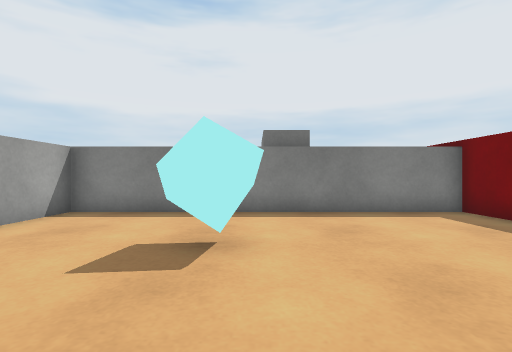
[1] (above)

18 first-person views from a walk through a Unity game level. The camera is 0.5 m above the floor, looks level and sees 85° across. The floor is counted in squares, 0.5 m on a side. Each view is taken from the middle of a square. On the plan, view 1 faces up. The plan holds only what a view shows up to about 11 squares ahead; the rest is blank. The place goes on beyond the plan. The player character is not drawn. Surface patterns are stand-ins for the level's own textures.

[2]
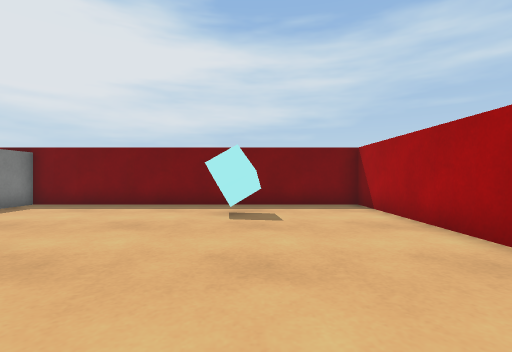

[3]
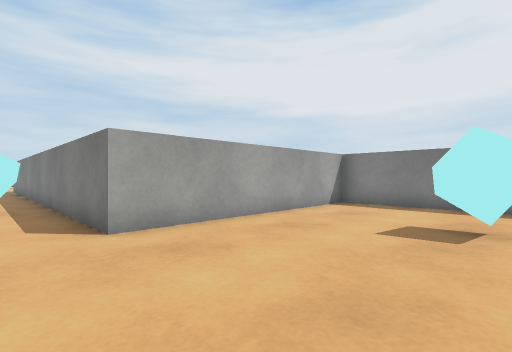

[4]
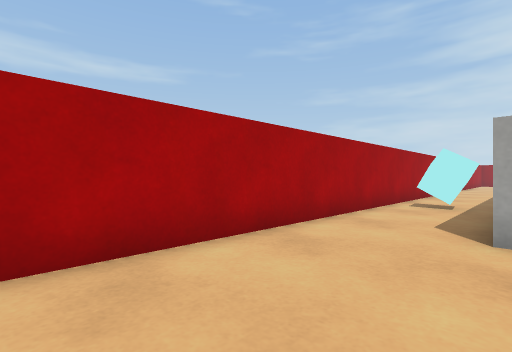

[5]
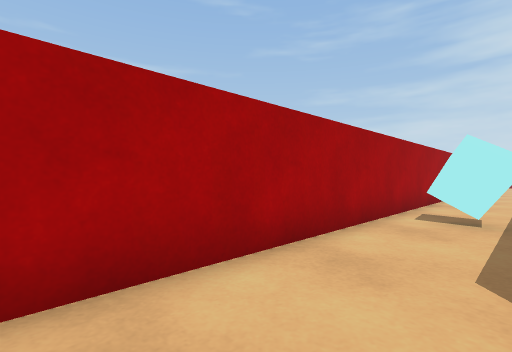

[6]
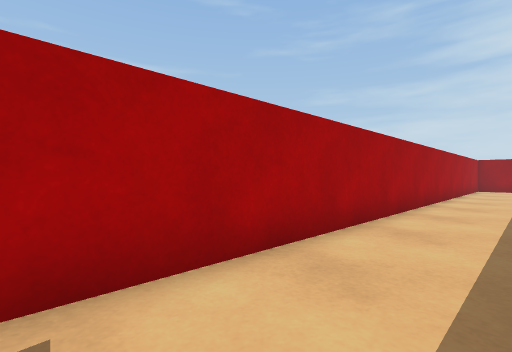

[7]
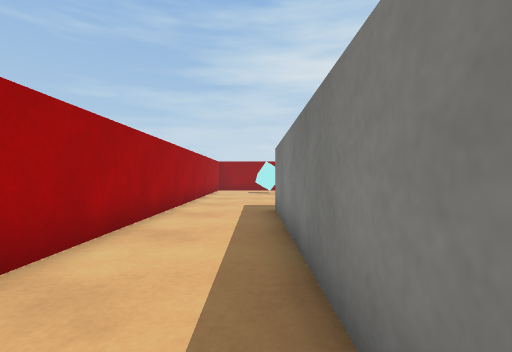

[8]
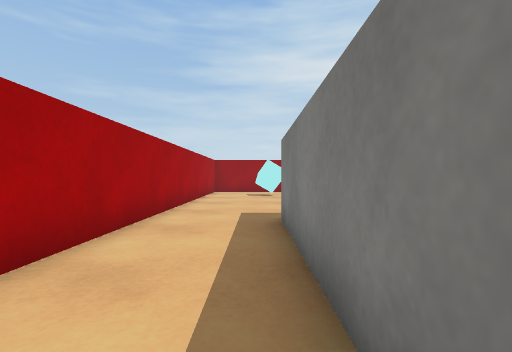

[9]
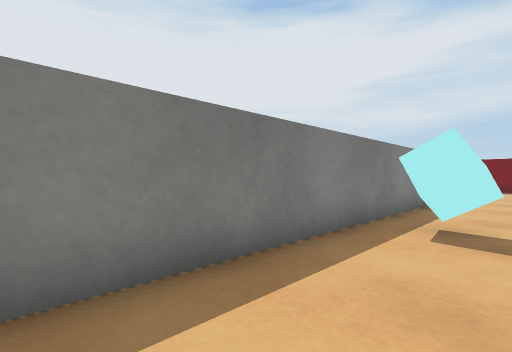

[10]
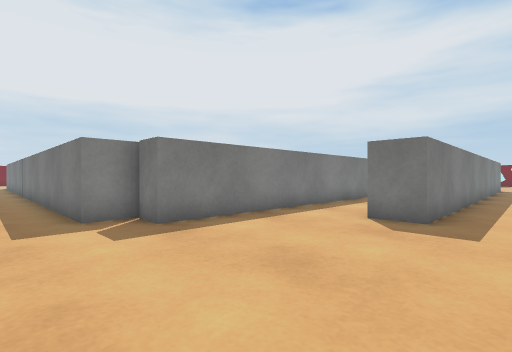

[11]
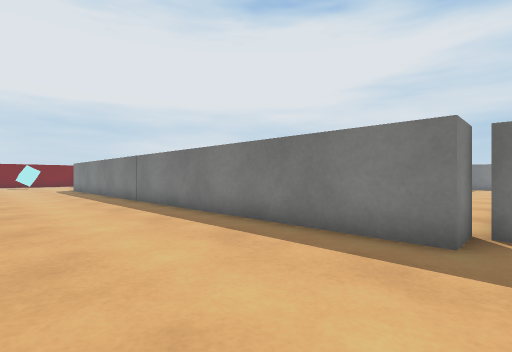

[12]
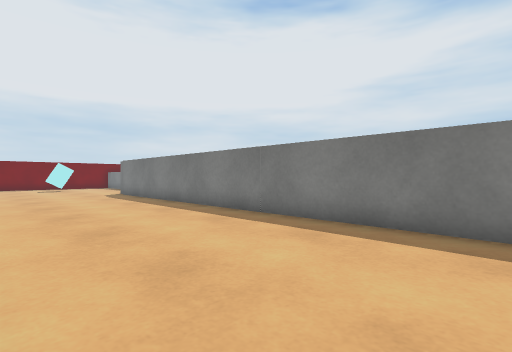

[13]
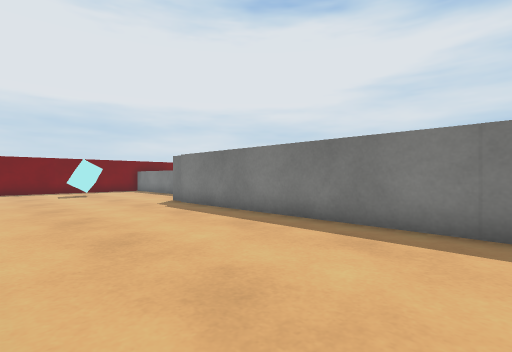

[14]
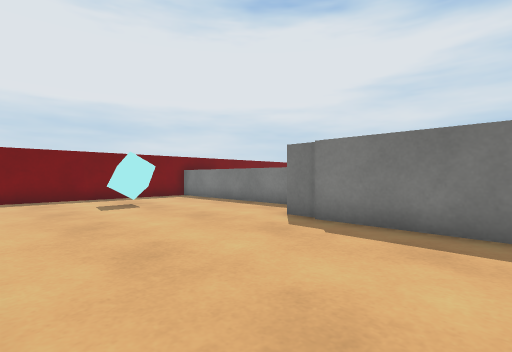

[15]
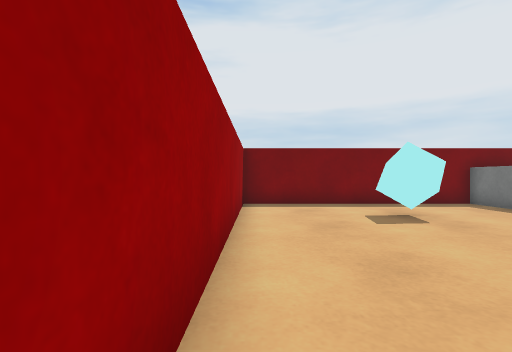

[16]
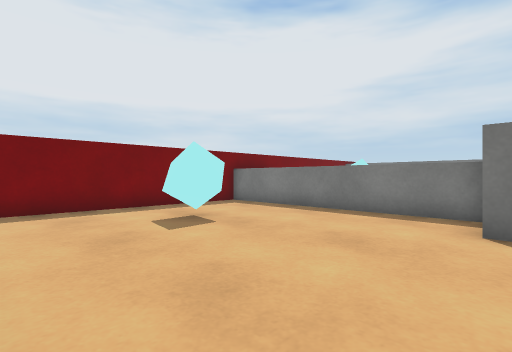

[17]
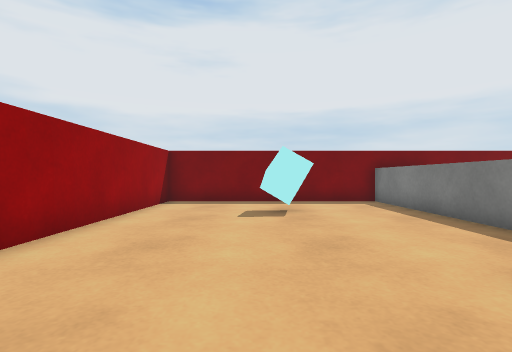

[18]
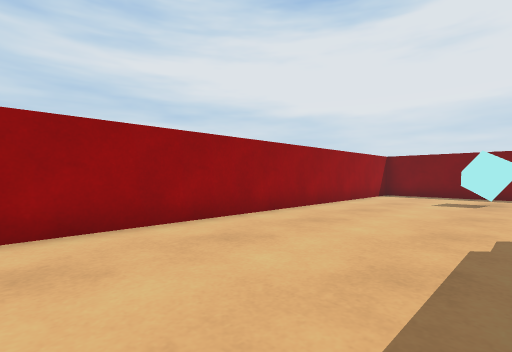

### Floor plan
Points are (right, up) in squares from view 1. A wall is a line through its corners. A room is listed if a view was taken in it or the views show most of it. See-through windows are left out.
Room 1 (views 1, 2, 3, 4, 5, 6, 7, 8, 9)
walls: (-23.5, -3.6) (5.7, -3.6) (5.7, 7.8) (-5.1, 7.8) (-5.1, -0.4) (-22.4, -0.4)
ways out: opening at (-23.7, -2) to room 2
objects: cube (-10, -2) to (-10, -1); cube (-1, 4) to (0, 4); cube (3, 0) to (4, 1)
Room 2 (views 10, 11, 12, 13, 14, 15, 16, 17, 18)
walls: (-27.2, 25.8) (-27.2, 26.6); (-25.3, 26.8) (-25.3, 35.1); (-22.4, 3.6) (-26.3, 3.6) (-26.3, 4.7) (-27.4, 4.7) (-27.4, 25.6); (-23.8, 35.1) (-33.5, 35.1) (-33.5, 20.1); (-22.4, -0.4) (-22.4, 0.9); (-27, -3.6) (-23.5, -3.6)
ways out: opening at (-23.7, -2) to room 1; opening at (-23, 2.5)
objects: cube (-30, 32) to (-29, 32)

Positions as (right, up) in squares from view 1, and headings:
1: (0, 0), facing up
2: (-4, 0), facing right
3: (0, -2), facing up-left
4: (0, 0), facing down-left
5: (-3, -1), facing down-left
6: (-11, -1), facing down-left
7: (-14, -1), facing left
8: (-16, -1), facing left
9: (-16, -3), facing up-right
10: (-29, -2), facing up-right
11: (-32, 4), facing up-right
12: (-33, 10), facing up-right
13: (-33, 16), facing up-right
14: (-33, 22), facing up-right
15: (-33, 25), facing up
16: (-33, 26), facing up-right
17: (-30, 24), facing up
18: (-28, 20), facing up-left
